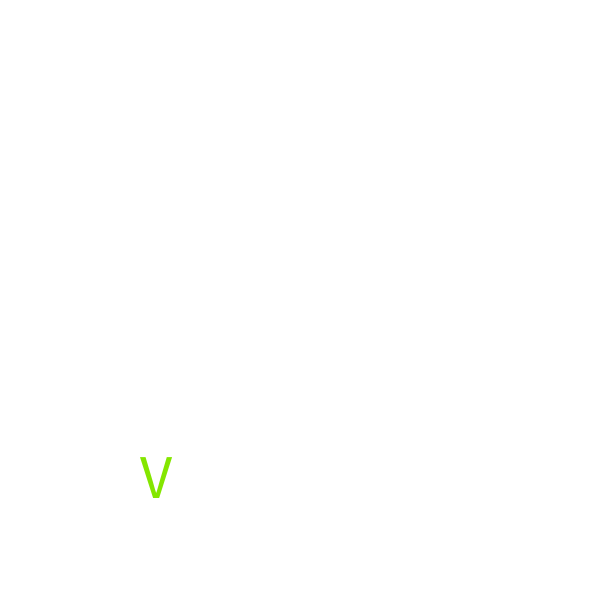
Frame 1 (no input)
Frame 60 (the mouse pressed at the canvas centre just before this capture): identical to frame 1, image omitted
Frame 120 (the mouse held since frame 60 and released just before this capture): identical to frame 1, image omitted

The Processing sketch that drew this single still picture (run headless with seeded random() and noise(); from frame 60 on, the mouse is pressed at the canvas centre):

// Processing sketch: day_08_01_random_char
// ── day_08_01_random_char.pde
//----------------------------------------------------
// DT Bootcamp 2014, Parsons the New School for Design. 
// Day 8, random char
// Let's add gravity to a text
// Inspired by the work of Adrien M and Claire B
// Borrowing some code from Daniel Shiffman's
// "Learning Processing", Chapter 5
//----------------------------------------------------

//Declaring the properties of our object:
float size;
float posX;
float posY;
float hue;
char c;

void setup(){
  size(600, 600);
  colorMode(HSB);
  
  //Assigning values to the properties
  size = random(30, 80);
  posX = random(width);
  posY = random(height - 100);  
  hue = random(255);
  //A random uppercase letter from the ASCII table
  //See: http://www.asciitable.com/
  c = (char) int(random(65, 90));
}

void draw(){
  background(255);  
  
  noStroke();
  fill(hue, 255, 230);
  textSize(size);
  textAlign(CENTER, CENTER);
  text(c, posX, posY);
}
